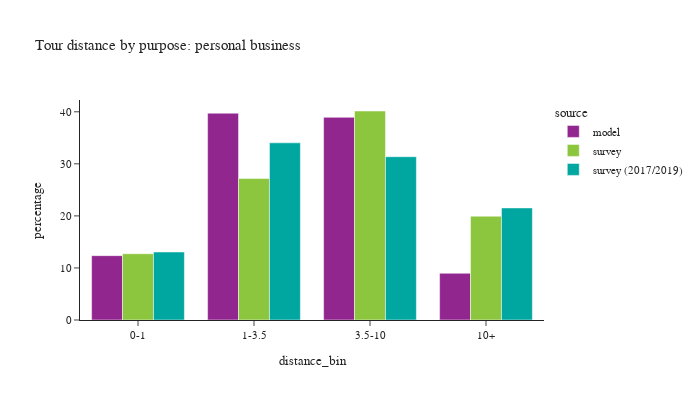

Source (notebook cell):
### Code cell
plot_bins(tour, tour['pdpurp'] == 4, 'personal business')

### Figure 1 — Plotly figure (JSON) as saved in the notebook; plotly's stock layout.template omitted (floating-point values rounded to 4 significant figures)
{"data": [{"alignmentgroup": "True", "customdata": [[9385], [30160], [29558], [6815]], "hovertemplate": "source=model<br>distance_bin=%{x}<br>percentage=%{y}<br>sample count=%{customdata[0]}<extra></extra>", "legendgroup": "model", "marker": {"color": "#91268F", "pattern": {"shape": ""}}, "name": "model", "offsetgroup": "model", "orientation": "v", "showlegend": true, "textposition": "auto", "type": "bar", "x": ["0-1", "1-3.5", "3.5-10", "10+"], "xaxis": "x", "y": [12.36, 39.73, 38.93, 8.977], "yaxis": "y"}, {"alignmentgroup": "True", "customdata": [[147], [246], [244], [116]], "hovertemplate": "source=survey<br>distance_bin=%{x}<br>percentage=%{y}<br>sample count=%{customdata[0]}<extra></extra>", "legendgroup": "survey", "marker": {"color": "#8CC63E", "pattern": {"shape": ""}}, "name": "survey", "offsetgroup": "survey", "orientation": "v", "showlegend": true, "textposition": "auto", "type": "bar", "x": ["0-1", "1-3.5", "3.5-10", "10+"], "xaxis": "x", "y": [12.73, 27.17, 40.15, 19.94], "yaxis": "y"}, {"alignmentgroup": "True", "customdata": [[647], [931], [773], [397]], "hovertemplate": "source=survey (2017/2019)<br>distance_bin=%{x}<br>percentage=%{y}<br>sample count=%{customdata[0]}<extra></extra>", "legendgroup": "survey (2017/2019)", "marker": {"color": "#00A7A0", "pattern": {"shape": ""}}, "name": "survey (2017/2019)", "offsetgroup": "survey (2017/2019)", "orientation": "v", "showlegend": true, "textposition": "auto", "type": "bar", "x": ["0-1", "1-3.5", "3.5-10", "10+"], "xaxis": "x", "y": [13.06, 34.04, 31.37, 21.53], "yaxis": "y"}], "layout": {"barmode": "group", "font": {"size": 11}, "height": 400, "legend": {"title": {"text": "source"}, "tracegroupgap": 0}, "title": {"text": "Tour distance by purpose: personal business"}, "width": 700, "xaxis": {"anchor": "y", "domain": [0, 1], "title": {"text": "distance_bin"}}, "yaxis": {"anchor": "x", "domain": [0, 1], "title": {"text": "percentage"}}}}
